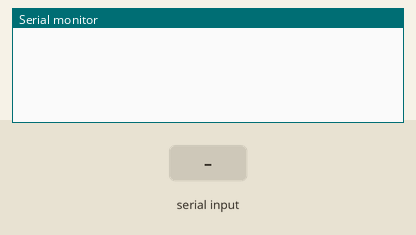
Simulated run of this sketch. Board: Arduino Uno, built with avr-gcc and run on an emulated ATmega328P. On the bench: the last lines printed to the serial monitor. Inputs (shaded band) come from the test bench.

Above: at 1.0 s.
1.1 s: "2\n" received over the second serial link
At 2.8 s:
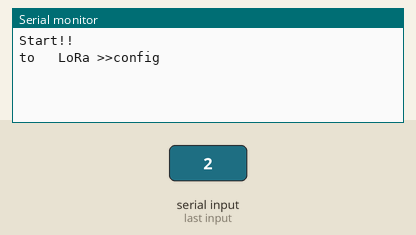
6.2 s: "1\n" received over the second serial link
9.2 s: "0\n" received over the second serial link
At 9.8 s:
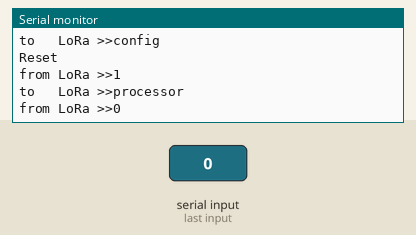

The sketch:

0002_child_do.ino
```cpp
#include <SoftwareSerial.h>
#include "RTClib.h"

#define UART_RX 17  // ES920LR 8(TX)
#define UART_TX 16  // ES920LR 9(RX)
#define LoRa_Rst 5 //  ES920LR 24(RESETB)

SoftwareSerial LoRa_ss(UART_TX, UART_RX);
SoftwareSerial do_ss(18, 19);

RTC_DS1307 rtc;

char daysOfTheWeek[7][12] = {"Sunday", "Monday", "Tuesday", "Wednesday", "Thursday", "Friday", "Saturday"};
char* data0002;

String sensorstring = "";                             //a string to hold the data from the Atlas Scientific product
boolean waiting_for_respond = false;
int received_message_num = 0;

void LoRa_read() {
  // just read message
  if (LoRa_ss.available())Serial.print("from LoRa >>");
  while (LoRa_ss.available()) {
    char c = LoRa_ss.read();
    if (c < 0x80){
      Serial.print(c);
    }
    delay(1);
  }
}

void LoRa_read_data(int id) {
  //read and rewrites the data to send for each child
  if (id == 2){
    char message[30] = {'\0'};
    if (LoRa_ss.available())Serial.print("from LoRa >>");
    int idx = 0;
    while (LoRa_ss.available()) {
      char c = {LoRa_ss.read()};
      Serial.print(c);
      message[idx] = c;
      idx += 1;
      //strcat(message, c);
      delay(1);
    }
    data0002 = message;
    Serial.print(data0002);
  }else{
    Serial.print("No such id exists");
  }
}

void LoRa_write(char msg[]) {
  // write message
  LoRa_ss.write(msg);
  Serial.print("to   LoRa >>");
  Serial.print(msg);
  delay(500);
  LoRa_read();
}
void LoRa_write_string(String msg) {
  // write message
  char str_array[msg.length()+1];
  msg.toCharArray(str_array, msg.length()+1);
  LoRa_ss.write(str_array);
  Serial.print("to   LoRa >>");
  Serial.println(str_array);
  LoRa_ss.write("\r\n");
}

String parsed_data[3] = {"\0"};

int split(String data, char delimiter, String *dst){
    int index = 0;
    dst[index] = "";
    int arraySize = (sizeof(data)/sizeof((data)[0]));
    int datalength = data.length();
    for (int i = 0; i < datalength; i++) {
        char tmp = data.charAt(i);
        if ( tmp == delimiter ) {
            index++;
            dst[index] = "";
            if ( index > (arraySize - 1)) return -1;
        }
        else dst[index] += tmp;
    }
    return (index + 1);
}

void do_send(String msg, boolean sensor_data){
      do_ss.print(msg);
      Serial.print("send: "+msg);
      waiting_for_respond = true;

      while(waiting_for_respond){
          while (do_ss.available()){                              //if the hardware serial port_0 receives a char
          Serial.print("received: ");
          if(sensor_data){
            sensorstring = do_ss.readStringUntil(13);           //read the string until we see a <CR>
            Serial.println(sensorstring);
          }else{
            String received_message = do_ss.readStringUntil(13);           //read the string until we see a <CR>
            Serial.println(received_message);
          }
          received_message_num += 1;
          }
          if(received_message_num == 1){
              received_message_num = 0;
              waiting_for_respond = false;
          }
          delay(100);
      }
}

void setup() {
  // DO setup
  do_ss.begin(9600);                                //set baud rate for software serial port_3 to 9600
  while(!do_ss){
    //wait till Serial
  }
  sensorstring.reserve(30);                           //set aside some bytes for receiving data from Atlas Scientific product
  do_send("sleep\r", false);


  // RTC setting up
  if (! rtc.begin()) {
    Serial.println("Couldn't find RTC");
    Serial.flush();
    while (1) delay(10);
  }

  if (! rtc.isrunning()) {
    Serial.println("RTC is NOT running, let's set the time!");
    // When time needs to be set on a new device, or after a power loss, the
    // following line sets the RTC to the date & time this sketch was compiled
    rtc.adjust(DateTime(F(__DATE__), F(__TIME__)));
    // This line sets the RTC with an explicit date & time, for example to set
    // January 21, 2014 at 3am you would call:
    // rtc.adjust(DateTime(2014, 1, 21, 3, 0, 0));
  }

  // When time needs to be re-set on a previously configured device, the
  // following line sets the RTC to the date & time this sketch was compiled
  rtc.adjust(DateTime(F(__DATE__), F(__TIME__)));
  // This line sets the RTC with an explicit date & time, for example to set
  // January 21, 2014 at 3am you would call:
  // rtc.adjust(DateTime(2014, 1, 21, 3, 0, 0));

  Serial.begin(9600);
  while(!Serial){
    //wait till Serial
  }
  LoRa_ss.begin(9600);

  Serial.println("Start!!");

  LoRa_write("config\r\n");

  // define reset
  pinMode(LoRa_Rst , OUTPUT);
  delay(1000);
  digitalWrite(LoRa_Rst, HIGH);
  delay(1000);

  // reset
  Serial.println("Reset");
  digitalWrite(LoRa_Rst, LOW);
  delay(1000);
  digitalWrite(LoRa_Rst, HIGH);
  delay(3000);

  // read
  LoRa_read();

  // select processor mode
  LoRa_write("processor\r\n");
  delay(1000);

  // default config
  // LoRa_write("load\r\n");
  // delay(100);

  // baudrate 9600
  LoRa_write("baudrate 1\r\n");
  delay(100);

  // 125kHz
  LoRa_write("bw 4\r\n");
  delay(100);

  // spreading factor 11
  LoRa_write("sf 11\r\n");
  delay(100);

  // channel 5
  LoRa_write("channel 5\r\n");
  delay(100);

  // PAN
  LoRa_write("panid 0001\r\n");
  delay(100);

  // own network id
  LoRa_write("ownid 0002\r\n");
  delay(100);

  // destination network id (parent)
  LoRa_write("dstid 0001\r\n");
  delay(100);

  // save
  LoRa_write("save\r\n");
  delay(10000);

  // into operation mode
  LoRa_write("start\r\n");
  delay(1000);


}

void loop() {

  if (LoRa_ss.available()){
    DateTime now = rtc.now();
    // Serial.print(now.year(), DEC);
    // Serial.print('/');
    // Serial.print(now.month(), DEC);
    // Serial.print('/');
    // Serial.print(now.day(), DEC);
    // Serial.print(" (");
    // Serial.print(daysOfTheWeek[now.dayOfTheWeek()]);
    // Serial.print(") ");
    // Serial.print(now.hour(), DEC);
    // Serial.print(':');
    // Serial.print(now.minute(), DEC);
    // Serial.print(':');
    // Serial.print(now.second(), DEC);
    // Serial.println();

    // get data from LoRa and parse it
    Serial.print("from LoRa >>");
    String data = LoRa_ss.readString();
    Serial.print(data);
    int index = split(data, ',', parsed_data);
    // send data if this edge is requested to send data
    if (parsed_data[0].equals("2")){
      Serial.println("It's my turn!!");

      do_send("wakeup\r", false);
      do_send("r\r", true);
      do_send("sleep\r", false);

      LoRa_write_string(sensorstring);
    }else{
      Serial.println("Not my turn :(");
    }
    // if (parsed_data[0].equals("2")){
    //   Serial.println("It's my turn!!");
    //   char datetosend[16];
    //   itoa(now.unixtime(), datetosend, 10);
    //   strcat(datetosend, "\r\n");
    //   LoRa_write(datetosend);
    // }else{
    //   Serial.println("Not my turn :(");
    // }
  }
  delay(100);

}
```

Measured:
- after the input at 1.1 s, the serial monitor: prints a new line after 1.1 s (image 1)
- after the input at 9.2 s, the serial monitor: prints a new line at once (image 2)
